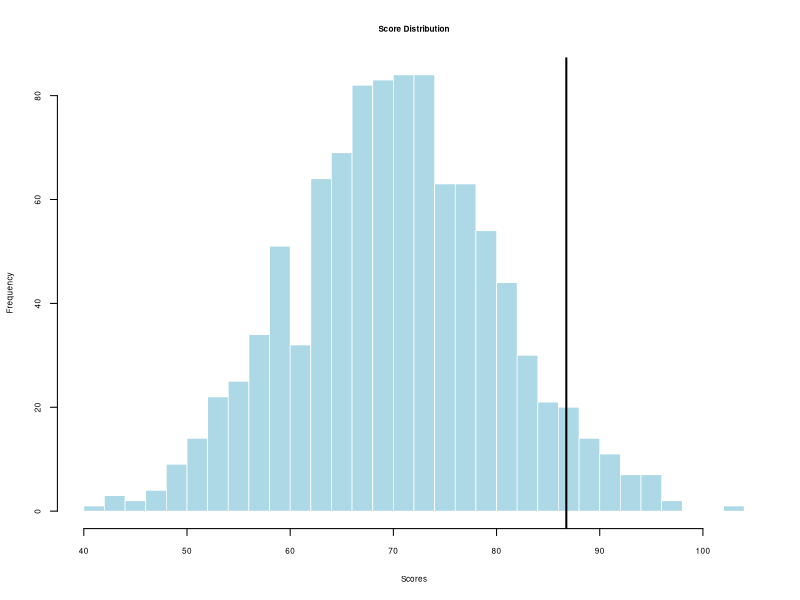
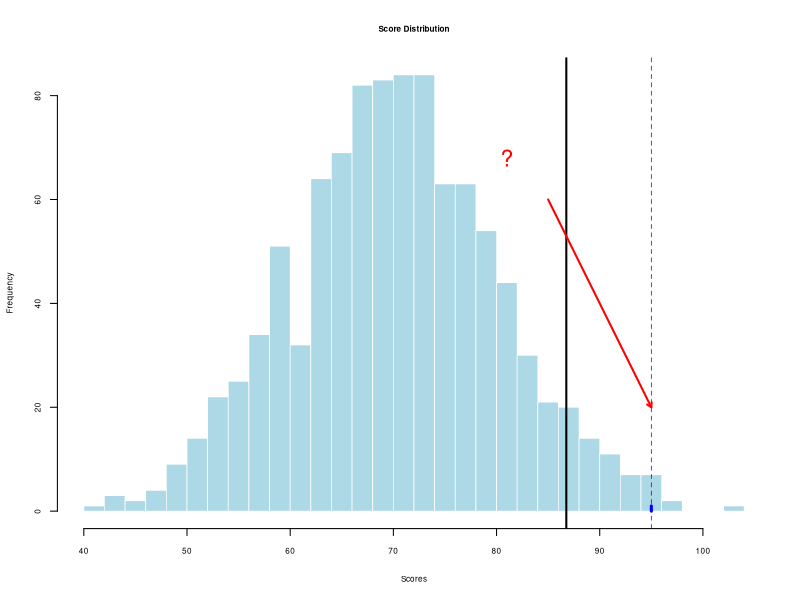
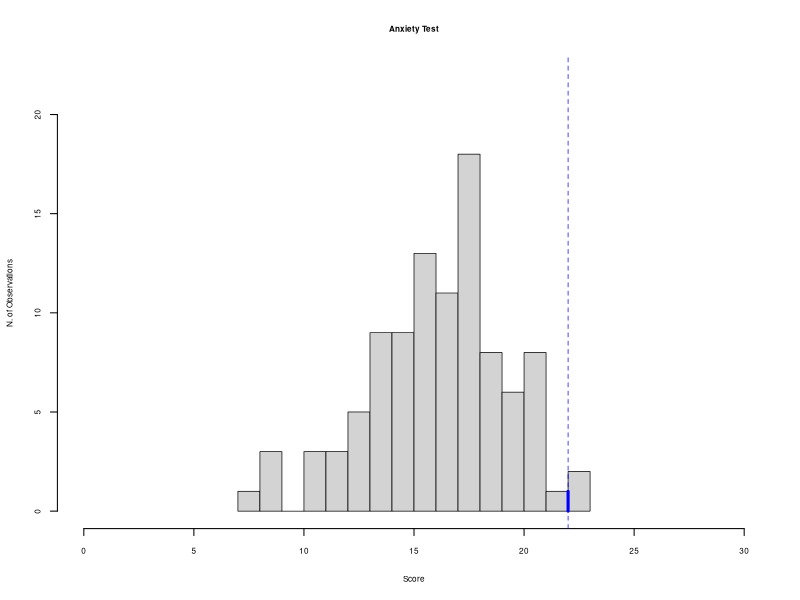
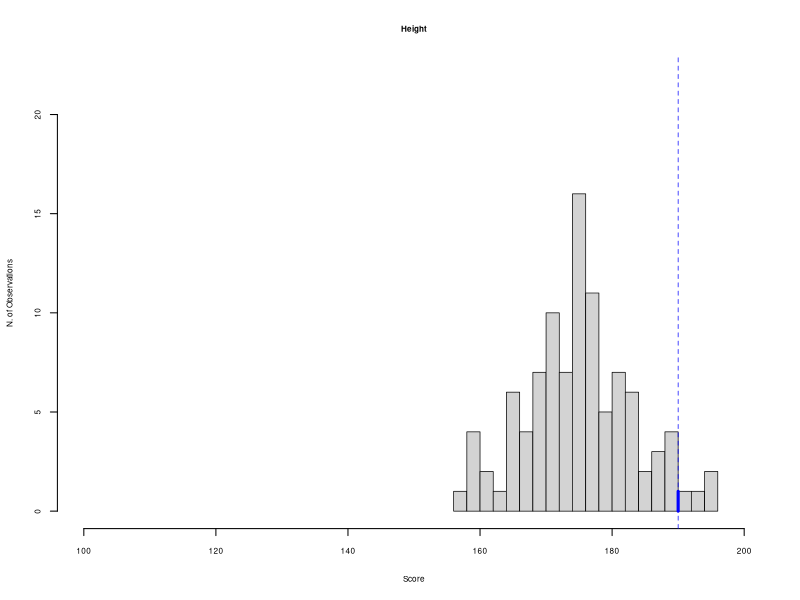

Source code (R) for these figures, in order:
## ---- chunk 1
#initialize a quarto template for reuse
knitr::opts_template$set(
  myplot = list(
    echo = FALSE,
    fig.show = "asis",
    dpi = 100,
    fig.width = 7,
    fig.height = 5
  )
)

## ---- chunk 2
#initialize a quarto template for reuse

knitr::opts_template$set(
  myplot = list(
    echo = FALSE,
    fig.show = "asis",
    dpi = 100,
    fig.width = 7,
    fig.height = 5
  )
)
## ---- chunk 3
#| fig.height: 2
#| fig.width: 3 
#| fig.align: "center"

par(cex = 0.7,      # text and symbols
    lwd = 0.7,      # line width
    cex.axis = 0.7, # axis labels
    cex.lab = 0.7,  # axis titles
    cex.main = 0.7) # main title

# Generate random normal data
set.seed(123)
scores <- rnorm(1000, mean = 70, sd = 10)

# Create histogram
hist(scores,
     breaks = 30,
     col = "lightblue",
     border = "white",
     main = "Score Distribution",
     xlab = "Scores",
     ylab = "Frequency")

abline(v=quantile(scores, prob=0.95), lwd=2)

## ---- chunk 4
#| fig.height: 2
#| fig.width: 3 
#| fig.align: "center"

par(cex = 0.7,      # text and symbols
    lwd = 0.7,      # line width
    cex.axis = 0.7, # axis labels
    cex.lab = 0.7,  # axis titles
    cex.main = 0.7) # main title

# Generate random normal data
set.seed(123)
scores <- rnorm(1000, mean = 70, sd = 10)

# Create histogram
hist(scores,
     breaks = 30,
     col = "lightblue",
     border = "white",
     main = "Score Distribution",
     xlab = "Scores",
     ylab = "Frequency")

my_score=95
segments(my_score, 0, my_score, 1, lwd=3, col="blue")
abline(v=my_score, lty=2, col="blue")

abline(v=quantile(scores, prob=0.95), lwd=2)

# Choose a tail point (right tail)
head_x <- 95
head_y <- 20
tail_x = 85
tail_y=60


# Add arrow pointing to the tail
arrows(x0 = tail_x, y0 = tail_y, x1 = head_x, y1 = head_y,
       col = "red", lwd = 2, length = 0.05)

# Add question mark near the arrow tip
text(x = tail_x-4 , y = tail_y+8, labels = "?", col = "red", cex = 2)
## ---- chunk 5
#| opts.label: myplot

my_score=22
set.seed(42)
hist(rnorm(100, mean=16, sd=3), ylim=c(0,22), xlim=c(0,30), xlab="Score", ylab="N. of Observations", breaks=20, main="Anxiety Test")
segments(my_score, 0, my_score, 1, lwd=3, col="blue")
abline(v=my_score, lty=2, col="blue")

## ---- chunk 6
#| opts.label: myplot

my_score=190
set.seed(100)
hist(rnorm(100, mean=175, sd=8), ylim=c(0,22), xlim=c(100,200), xlab="Score", ylab="N. of Observations", breaks=20, main="Height")
segments(my_score, 0, my_score, 1, lwd=3, col="blue")
abline(v=my_score, lty=2, col="blue")
